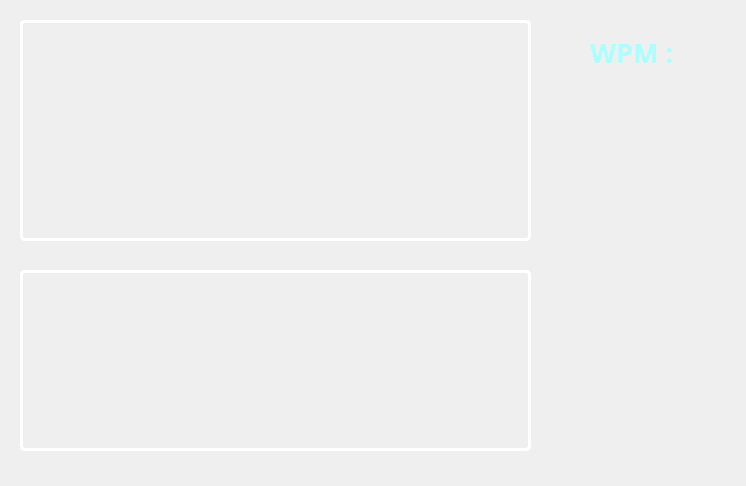
<?xml version="1.0" encoding="UTF-8"?>
<ui version="4.0">
 <class>practice</class>
 <widget class="QDialog" name="practice">
  <property name="geometry">
   <rect>
    <x>0</x>
    <y>0</y>
    <width>746</width>
    <height>486</height>
   </rect>
  </property>
  <property name="windowTitle">
   <string>Dialog</string>
  </property>
  <widget class="QLabel" name="label">
   <property name="geometry">
    <rect>
     <x>-4</x>
     <y>2</y>
     <width>751</width>
     <height>481</height>
    </rect>
   </property>
   <property name="text">
    <string/>
   </property>
   <property name="pixmap">
    <pixmap>pictures/practice2.png</pixmap>
   </property>
   <property name="scaledContents">
    <bool>true</bool>
   </property>
  </widget>
  <widget class="QTextBrowser" name="textBrowser">
   <property name="geometry">
    <rect>
     <x>20</x>
     <y>20</y>
     <width>511</width>
     <height>221</height>
    </rect>
   </property>
   <property name="font">
    <font>
     <family>MV Boli</family>
     <pointsize>20</pointsize>
    </font>
   </property>
   <property name="styleSheet">
    <string notr="true">color: rgb(255, 255, 255);
background-color:transparent;


border-color:white;
border-style:solid;
border-width:3px;
border-radius:5px;
text-align:center;</string>
   </property>
   <property name="html">
    <string>&lt;!DOCTYPE HTML PUBLIC &quot;-//W3C//DTD HTML 4.0//EN&quot; &quot;http://www.w3.org/TR/REC-html40/strict.dtd&quot;&gt;
&lt;html&gt;&lt;head&gt;&lt;meta name=&quot;qrichtext&quot; content=&quot;1&quot; /&gt;&lt;style type=&quot;text/css&quot;&gt;
p, li { white-space: pre-wrap; }
&lt;/style&gt;&lt;/head&gt;&lt;body style=&quot; font-family:'MV Boli'; font-size:20pt; font-weight:400; font-style:normal;&quot;&gt;
&lt;p style=&quot;-qt-paragraph-type:empty; margin-top:0px; margin-bottom:0px; margin-left:0px; margin-right:0px; -qt-block-indent:0; text-indent:0px; font-family:'MS Shell Dlg 2'; font-size:8.25pt;&quot;&gt;&lt;br /&gt;&lt;/p&gt;&lt;/body&gt;&lt;/html&gt;</string>
   </property>
  </widget>
  <widget class="QLineEdit" name="lineEdit">
   <property name="geometry">
    <rect>
     <x>20</x>
     <y>270</y>
     <width>511</width>
     <height>181</height>
    </rect>
   </property>
   <property name="font">
    <font>
     <pointsize>20</pointsize>
    </font>
   </property>
   <property name="styleSheet">
    <string notr="true">background-color:transparent;
text-align:center;
border-color:white;
border-style:solid;
border-width:3px;
border-radius:5px;
color: rgb(255, 255, 255);</string>
   </property>
   <property name="text">
    <string extracomment="Click here and Press CTRL key to Practice."/>
   </property>
   <property name="maxLength">
    <number>35</number>
   </property>
   <property name="cursorPosition">
    <number>0</number>
   </property>
   <property name="readOnly">
    <bool>false</bool>
   </property>
  </widget>
  <widget class="QLabel" name="stopwatch">
   <property name="geometry">
    <rect>
     <x>620</x>
     <y>240</y>
     <width>41</width>
     <height>35</height>
    </rect>
   </property>
   <property name="font">
    <font>
     <family>Segoe UI Black</family>
     <pointsize>16</pointsize>
     <weight>75</weight>
     <bold>true</bold>
    </font>
   </property>
   <property name="styleSheet">
    <string notr="true">color: rgb(255, 255, 255);</string>
   </property>
   <property name="text">
    <string/>
   </property>
  </widget>
  <widget class="QLabel" name="letters">
   <property name="geometry">
    <rect>
     <x>620</x>
     <y>70</y>
     <width>81</width>
     <height>51</height>
    </rect>
   </property>
   <property name="font">
    <font>
     <pointsize>15</pointsize>
    </font>
   </property>
   <property name="styleSheet">
    <string notr="true">color: rgb(255, 85, 0);</string>
   </property>
   <property name="text">
    <string/>
   </property>
  </widget>
  <widget class="QLabel" name="label_2">
   <property name="geometry">
    <rect>
     <x>590</x>
     <y>32</y>
     <width>101</width>
     <height>41</height>
    </rect>
   </property>
   <property name="font">
    <font>
     <family>Arial Black</family>
     <pointsize>20</pointsize>
     <weight>75</weight>
     <italic>false</italic>
     <bold>true</bold>
    </font>
   </property>
   <property name="styleSheet">
    <string notr="true">color: rgb(170, 255, 255);</string>
   </property>
   <property name="text">
    <string>WPM :</string>
   </property>
  </widget>
  <widget class="QLabel" name="remark">
   <property name="geometry">
    <rect>
     <x>570</x>
     <y>340</y>
     <width>161</width>
     <height>51</height>
    </rect>
   </property>
   <property name="font">
    <font>
     <family>MV Boli</family>
     <pointsize>15</pointsize>
    </font>
   </property>
   <property name="styleSheet">
    <string notr="true">color:rgb(85, 255, 255)</string>
   </property>
   <property name="text">
    <string/>
   </property>
  </widget>
 </widget>
 <resources/>
 <connections/>
</ui>
